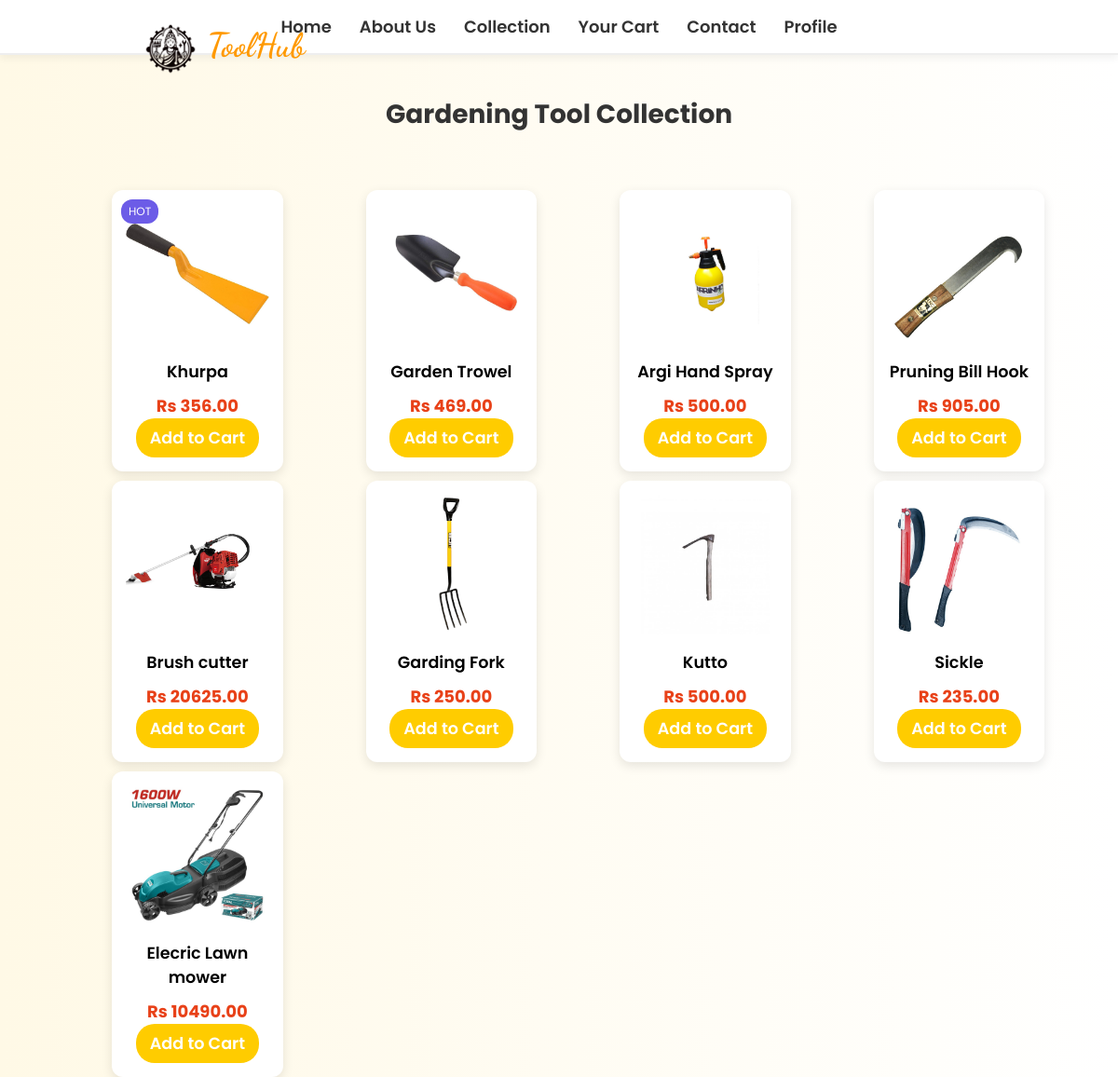
The app's page /gardentool/ with its own data.
### hardware/models.py (models this page shows, shortened)
class Product(models.Model):
    pid = ShortUUIDField(primary_key=True,unique=True, length = 10, max_length=20, prefix="prod", alphabet="abcdefgh12345")
    user = models.ForeignKey(User, on_delete=models.SET_NULL, null=True, blank=True)
    category = models.ForeignKey(Category, on_delete=models.SET_NULL, null=True, blank=True)
    name = models.CharField(max_length=100)
    image = models.ImageField(upload_to="user_directory_path") # used to store product image
    description = models.TextField(max_length=500, null=True, blank=True)
    price = models.DecimalField(max_digits=10, decimal_places=2)
    old_price = models.DecimalField(max_digits=10, decimal_places=2, null=True,blank=True)
    label = models.CharField(choices=LABEL_CHOICES, max_length=10, blank=True)  # 'Hot', 'Sale', or empty
    specification = models.TextField(max_length=500, null=True, blank=True)
    product_status = models.CharField(choices = STATUS, max_length=20) # used to check if product is new, used or refurbished
    status = models.CharField(max_length=50, default='Active')  # or any default value you want
    in_stock = models.BooleanField(default=True) #used to check if product is in stock
    featured = models.BooleanField(default=False) #used to check if product is featured
    created_at = models.DateTimeField(auto_now_add=True) # used to check when product was created
    updated_at = models.DateTimeField(auto_now=True) # used to check when product was updated
    class Meta:
        verbose_name_plural = "Products"

### hardware/views.py (the view)
def gardenTools(request):
    products = Product.objects.filter(category__name='Garden & Outdoor')
    context = {
        'products': products
    }
    return render(request, 'hardware/gardentool.html', context)

### templates/hardware/gardentool.html (shortened to what this page needs)
<!DOCTYPE html>
<html lang="en">
   {% load static %}
  <head>
  </head>
  <body>
    <nav>
      <div class="nav-center">
        <a href="/first">Home</a>
        <a href="/aboutus">About Us</a>
        <a href="/collection">Collection</a>
        <a href="/cart">Your Cart</a>
        <a href="/contact">Contact</a>
        <a href="/profile">Profile</a>
      </div>
    </nav>
    <div class="logocontainer">
      <img src="{% static 'hardware/image/logo.png' %}" alt="logoshere" id="logo" />
      <h1 id="firstheader">ToolHub</h1>
    </div>
    <h1 class="page-title">Gardening Tool Collection</h1>
    <div class="product-grid">
      {% for product in products %}
        <div class="product-card">
          {% if product.label %}
            <span class="badge {{ product.label|lower }}">{{ product.label }}</span>
          {% endif %}
          <img src="{{ product.image.url }}" alt="{{ product.name }}" class="product-image" />
          <h3><a href="/productdetail/{{ product.pid }}" class="product-name">{{ product.name }}</a></h3>
          <p class="price">Rs {{ product.price }}</p>
          <button class="add-to-cart"><a href="/add_to_cart/{{ product.pid }}" class="addtocartname">Add to Cart</a></button>
        </div>
      {% endfor %}
    </div>
  </body>
</html>

### templates/hardware/gardentool.html (style rules this page uses)
* { margin: 0; padding: 0; box-sizing: border-box; font-family: 'Poppins', sans-serif; }
body { font-family: 'Poppins'; background: linear-gradient(to right, #fff9e6, #ffffff); color: #333; }
nav { background: #fff; border-bottom: 2px solid #eee; display: flex; justify-content: center; padding: 15px 20px; box-shadow: 0 4px 8px rgba(0, 0, 0, 0.05); }
.nav-center { display: flex; gap: 30px; }
.nav-center a { color: #333; font-weight: 600; font-size: 18px; text-decoration: none; position: relative; transition: color 0.3s ease; }
.nav-center a::after { content: ''; position: absolute; bottom: -5px; left: 0; width: 0%; height: 2px; background-color: #ffcc00; transition: width 0.3s ease-in-out; }
.logocontainer { display: flex; align-items: center; justify-content: center; margin: 20px 0; margin-top: -2%; margin-left: -60%; }
#logo { height: 60px; margin-right: 10px; margin-top: -0.7%; }
#firstheader { font-family: 'Dancing Script', cursive; font-size: 36px; color: #ff9900; font-weight: bold; margin-top: -1%; }
.page-title { font-size: 28px; color: #333; margin-bottom: 30px; text-align: center; }
.product-grid { display: grid; grid-template-columns: repeat(4, 1fr); gap: 10px; margin-top: 5%; margin-left: 10%; }
.product-card { background: #fff; padding: 15px; border-radius: 12px; box-shadow: 0 4px 12px rgba(0, 0, 0, 0.1); width: 70%; height: 100%; position: relative; transition: transform 0.3s ease; text-align: center; }
.product-image { width: 100%; height: 150px; object-fit: contain; }
.badge { position: absolute; top: 10px; left: 10px; background: #ff4757; color: #fff; font-size: 12px; padding: 4px 8px; border-radius: 12px; text-transform: uppercase; }
.badge.hot { background: #6c5ce7; }
.product-name { display: block; margin: 10px 0; font-size: 1.1rem; font-weight: 600; color: black; text-decoration: none; }
.price { color: #e84118; font-size: 18px; font-weight: bold; }
.add-to-cart { margin-top: 10px 0; background: #ffcc00; color: #fff; border: none; padding: 8px 15px; border-radius: 20px; cursor: pointer; transition: background 0.3s ease; display: block; text-decoration: none; margin-left: auto; margin-right: auto; }
.addtocartname { display: block; font-family: 'Poppins'; font-size: 1.1rem; font-weight: 600; color: white; text-decoration: none; }

### records on screen
Product: label "HOT", image (picture), name "Khurpa", price "356.00"
Product: image (picture), name "Garden Trowel", price "469.00"
Product: image (picture), name "Argi Hand Spray", price "500.00"
Product: image (picture), name "Pruning Bill Hook", price "905.00"
Product: image (picture), name "Brush cutter", price "20625.00"
Product: image (picture), name "Garding Fork", price "250.00"
Product: image (picture), name "Kutto", price "500.00"
Product: image (picture), name "Sickle", price "235.00"
Product: image (picture), name "Elecric Lawn mower", price "10490.00"
